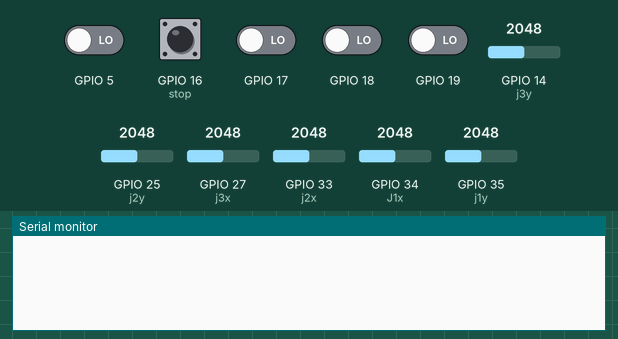
Bench run of a sketch on a simulated ESP32. On the bench: the last lines printed to the serial monitor. Inputs (shaded band) come from the test bench; at power-on: GPIO 5, GPIO 16 (stop), GPIO 17–19 LOW, GPIO 14 (j3y) = 2048, GPIO 25 (j2y) = 2048, GPIO 27 (j3x) = 2048, GPIO 33 (j2x) = 2048, GPIO 34 (J1x) = 2048, GPIO 35 (j1y) = 2048.

Above: at 1.2 s.
1.3 s: GPIO 14 (j3y) set to 759
2.8 s: GPIO 14 (j3y) set to 632
At 2.97 s:
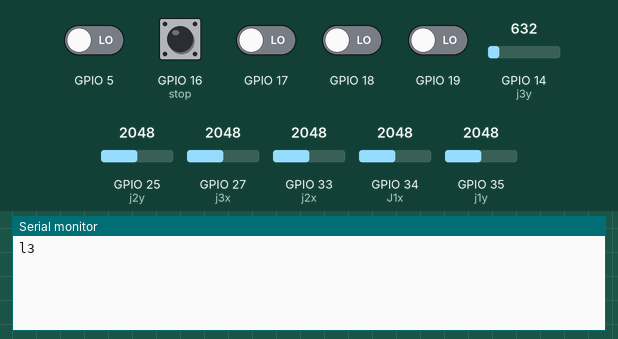
4.7 s: GPIO 25 (j2y) set to 738
At 4.77 s:
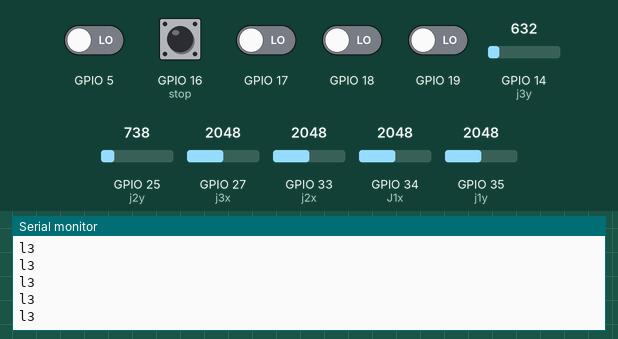
6.2 s: GPIO 25 (j2y) set to 636
At 6.38 s:
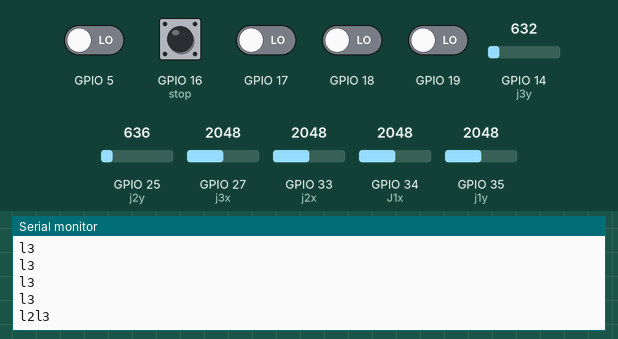
8.1 s: GPIO 27 (j3x) set to 753
At 8.19 s:
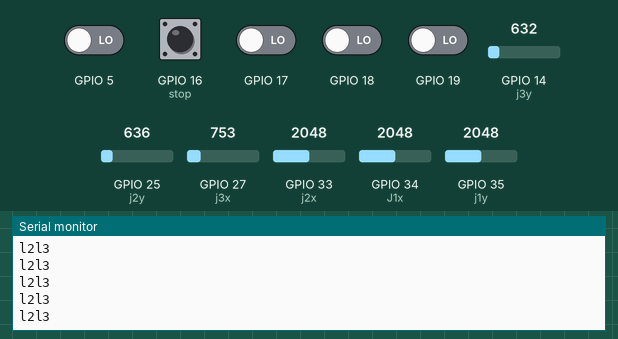
9.6 s: GPIO 27 (j3x) set to 627
At 9.79 s:
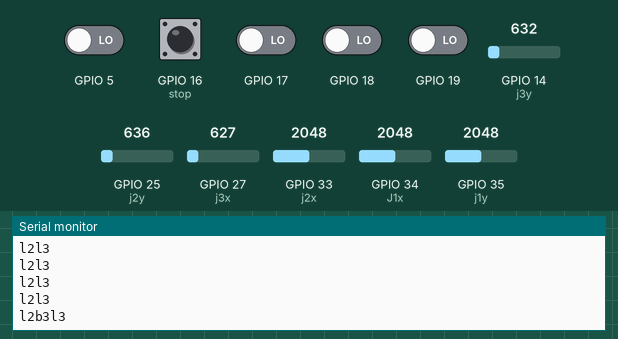

The sketch:

codeeeeeeee_Allout.ino
```cpp
#include <SoftwareSerial.h>

SoftwareSerial HC12(22,23); //RX,TX

void setup() {
  pinMode(34,INPUT); //J1x
  pinMode(35,INPUT); //j1y
  pinMode(32,INPUT); //butt1
  pinMode(33,INPUT); //j2x
  pinMode(25,INPUT); //j2y
  pinMode(27,INPUT); //j3x
  pinMode(14,INPUT); //j3y
  pinMode(13,INPUT); //butt2
  pinMode(19,INPUT); //w
  pinMode(18,INPUT); //a
  pinMode(5,INPUT);  //s
  pinMode(17,INPUT); //d
  pinMode(16,INPUT); //stop
  pinMode(4,INPUT);  //butt3
  pinMode(15,INPUT); //butt4

  Serial.begin(9600);
  HC12.begin(9600);
}

void loop() {
String message;

int j1x = analogRead(34);
int j1y = analogRead(35);
int j2x = analogRead(33);
int j2y = analogRead(25);
int j3x = analogRead(27);
int j3y = analogRead(14);

//Joystick1
if (j1x<700) {
message += "b1";
}
else if (j1x>3500) {
message += "f1";
}
if (j1y<700) {
message += "l1";
}
else if (j1y>3500) {
message += "r1";
}

//Joystick2
if (j2x<700) {
message += "b2";
}
else if (j2x>3500) {
message += "f2";
}
if (j2y<700) {
message += "l2";
}
else if (j2y>3500) {
message += "r2";
}

//Joystick3
if (j3x<700) {
message += "b3";
}
else if (j3x>3500) {
message += "f3";
}
if (j3y<700) {
message += "l3";
}
else if (j3y>3500) {
message += "r3";
}

//Buttons
if (digitalRead(19)) {
  message += "wb";
}
if (digitalRead(18)) {
  message += "ab";
}
if (digitalRead(5)) {
  message += "sb";
}
if (digitalRead(17)) {
  message += "db";
}
if (digitalRead(16)) {
  message += "Xb";
}
// else if (digitalRead(4)) {
//   m4 = "1b";
// }
// else if (digitalRead(15)) {
//   m4 = "2b";
// }
// else if (digitalRead(13)) {
//   m4 = "3b";
// }
// else if (digitalRead(21)) {
//   m4 = "4b";
// }

Serial.println(message);
HC12.println(message);

delay(200);

}
```

Measured:
- the behaviour switches between 700 and 699 on GPIO 14 (j3y) (found by bisection; images 0 and 1)
- the behaviour switches between 700 and 699 on GPIO 25 (j2y) (found by bisection; images 2 and 3)
- the behaviour switches between 700 and 699 on GPIO 27 (j3x) (found by bisection; images 4 and 5)
- after the input at 2.8 s, the serial monitor: prints a new line at once (image 1)
- after the input at 6.2 s, the serial monitor: prints a new line at once (image 3)
- after the input at 9.6 s, the serial monitor: prints a new line at once (image 5)
